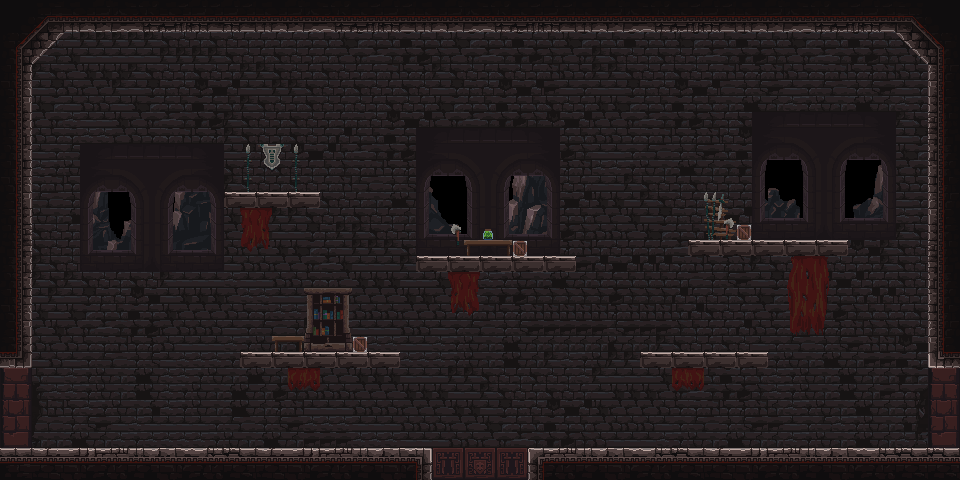

A 2D game scene composited from a Tiled map and its tileset images. What follows is a short description and the map's XML, with each tile layer's data collapsed to a summary:
An orthogonal 60x30 tile map with 16x16 px tiles, 5 tile layers (backbackground, background, main, decor, ...), 3 tilesets.

<map version="1.4" tiledversion="1.4.3" orientation="orthogonal" renderorder="right-down" width="60" height="30" tilewidth="16" tileheight="16" infinite="0" nextlayerid="6" nextobjectid="1">
 <tileset firstgid="1" source="tsx/main_lev_build.tsx" />
 <tileset firstgid="10241" source="tsx/background4a.tsx" />
 <tileset firstgid="12041" source="tsx/other_and_decorative.tsx" />
 <layer id="1" name="backbackground" width="60" height="30">
  <data>[1800 cells, 141 non-empty, 137 distinct tile ids]</data>
 </layer>
 <layer id="2" name="background" width="60" height="30">
  <data>[1800 cells, 1800 non-empty, 136 distinct tile ids]</data>
 </layer>
 <layer id="3" name="main" width="60" height="30">
  <data>[1800 cells, 1800 non-empty, 121 distinct tile ids]</data>
 </layer>
 <layer id="4" name="decor" width="60" height="30">
  <data>[1800 cells, 78 non-empty, 68 distinct tile ids]</data>
 </layer>
 <layer id="5" name="closedroom" width="60" height="30">
  <data>[1800 cells, 1800 non-empty, 19 distinct tile ids]</data>
 </layer>
</map>
